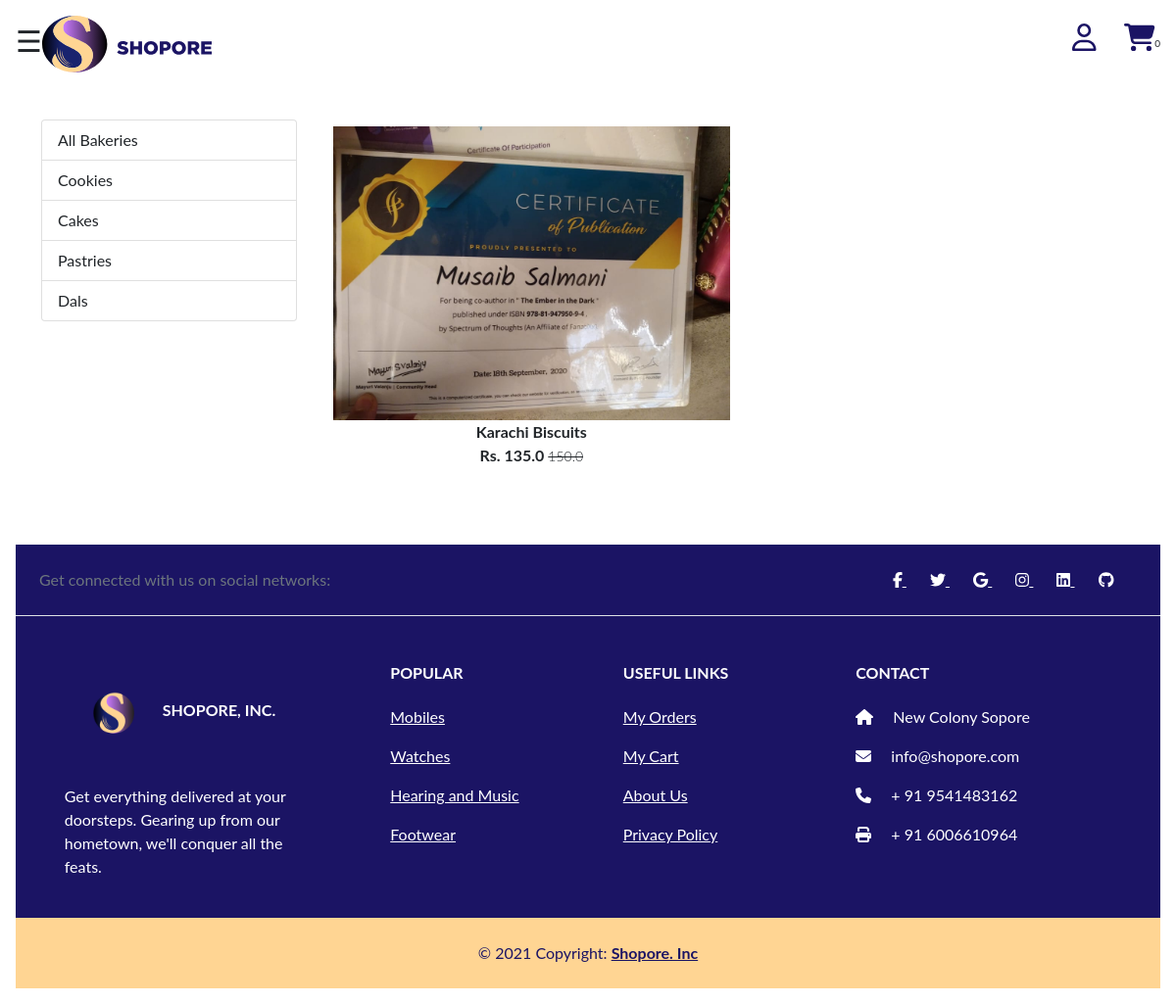
Page /bakeries/ on the committed database.
### app/models.py (models this page shows, shortened)
class Product(models.Model):
 title = models.CharField(max_length=100)
 selling_price = models.FloatField()
 discounted_price = models.FloatField()
 description = models.TextField()
 brand = models.CharField(max_length=100)
 category = models.CharField( choices=CATEGORY_CHOICES, max_length=2)
 product_image = models.ImageField(upload_to='productimg')

### app/views.py (the view)
# urls.py: path('bakeries/', views.bakeries, name  = "bakeries"),
def bakeries(request, data=None):
	totalitem = 0
	if request.user.is_authenticated:
		totalitem = len(Cart.objects.filter(user=request.user))
	if data==None :
			bakeries = Product.objects.filter(category='BK')
	elif data == 'cookies' or data == 'cakes' or data == 'pastries' or data == "dals":
			bakeries = Product.objects.filter(category='BK').filter(brand=data)
	return render(request, 'app/bakeries.html', {'bakeries':bakeries, 'totalitem':totalitem})

### app/templates/app/bakeries.html (shortened to what this page needs)
{% extends 'app/base.html' %}
{% load static %}
{% block main-content %}
<div class="container my-5">
 <div class="row">
  <div class="col-sm-3">
   <div class="list-group">
     <a href="{% url 'bakeries' %}" class="list-group-item list-group-item-action" aria-current="true">All Bakeries</a>
     <a href="{% url 'bakeriesdata' 'cookies'  %}" class="list-group-item list-group-item-action" aria-current="true">Cookies</a>
     <a href="{% url 'bakeriesdata' 'cakes'  %}" class="list-group-item list-group-item-action">Cakes</a>
     <a href="{% url 'bakeriesdata' 'pastries'  %}" class="list-group-item list-group-item-action">Pastries</a>
     <a href="{% url 'bakeriesdata' 'dals'  %}" class="list-group-item list-group-item-action">Dals</a>
   </div>
  </div>
  <div class="col-sm-8">
   <div class="row">
    {% for product in bakeries %}
     <div class="col-sm-4 text-center mb-4">
      <a href="{% url 'product-detail' product.id %}" class="btn">
       <div class="item">
        <img src="{{product.product_image.url}}" alt="" height="300" class="">
        <div class="fw-bold">{{product.title}}</div>
        <div class="fw-bold">Rs. {{product.discounted_price}} <small class="fw-light text-decoration-line-through">{{product.selling_price}}</small></div>
       </div>
      </a>
     </div>
    {% endfor %}
   </div>
  </div>
 </div>
</div>
{% endblock main-content %}

### app/templates/app/base.html (style rules this page uses)
body { font-family: "Lato", sans-serif; transition: background-color .1s; }

### rows in the picture
Product: product_image (picture), title "Karachi Biscuits", discounted_price "135.0", selling_price "150.0"

### other values in the picture
{{ totalitem }} "0"
